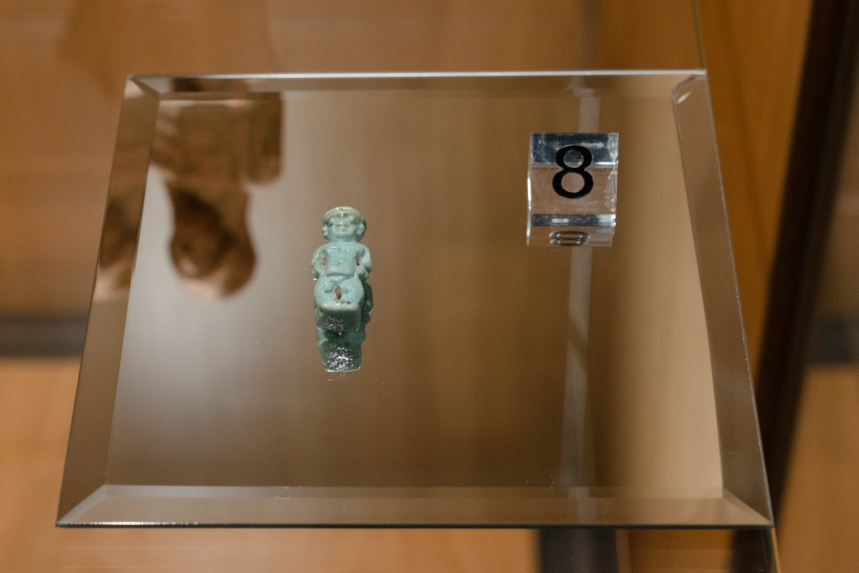
#> input picture assets/images/035A6983.jpg, 2576 x 1718 px (shown at 1/3 size); its folder holds only this picture in this run
$ python make-responsive-images.py
#> lines starting #> are read from the running program, lines starting #| are printed output that depends on the picture
#!/usr/bin/env python3
"""Create smaller WebP copies of the exhibition photos so each screen downloads only the size it needs.

How it works
  - It reads every .jpg, .jpeg and .png file in assets/images/ (the originals are never changed or renamed).
  - For each photo it writes WebP copies at several widths into assets/images/responsive/.
  - It writes _data/responsive_images.json, which the site templates read to build the "srcset" attribute.
  - The photo viewer still loads the ORIGINAL file when a visitor zooms in.
  - Empty (0 KB) placeholder files and very small images are skipped. They keep using the original file.

Usage (run it from the repository root, again whenever photos are added or replaced):
    pip install Pillow
    python scripts/make-responsive-images.py

Options:
    --quality 85      WebP quality, 1-100 (default 85; photos stay sharp at 80-90)
    --max-width 2400  widest copy to create (a copy is never wider than its original)
    --force           rebuild every copy, even if it looks up to date
"""

import argparse
import json
import re
import sys
from pathlib import Path

try:
    from PIL import Image, ImageOps
except ImportError:
    sys.exit("Pillow is required. Install it with:  pip install Pillow")

ROOT = Path(__file__).resolve().parent.parent
SOURCE_DIR = ROOT / "assets" / "images"
OUTPUT_DIR = SOURCE_DIR / "responsive"
MANIFEST = ROOT / "_data" / "responsive_images.json"
URL_PREFIX = "/assets/images/"

SOURCE_EXTENSIONS = {".jpg", ".jpeg", ".png"}
STANDARD_WIDTHS = [240, 480, 640, 800, 1200, 1600, 2400]
MIN_ORIGINAL_WIDTH = 640  # smaller originals are already light enough to use as they are


def widths_for(original_width, max_width):
    """Widths to create: the standard steps below the cap, plus the cap itself (never upscaled)."""
    cap = min(original_width, max_width)
    return sorted({w for w in STANDARD_WIDTHS if w < cap} | {cap})


def slug_for(relative_path):
    """File-name-safe version of the path (no spaces), used only for the copies."""
    stem = relative_path.with_suffix("").as_posix()
    return re.sub(r"[^A-Za-z0-9._-]+", "-", stem).strip("-")


def prepare(image):
    """Apply the EXIF rotation and make sure the colour mode can be saved as WebP."""
    icc_profile = image.info.get("icc_profile")
    image = ImageOps.exif_transpose(image)
    if image.mode == "P":
        image = image.convert("RGBA" if "transparency" in image.info else "RGB")
    elif image.mode not in ("RGB", "RGBA"):
        image = image.convert("RGB")
    return image, icc_profile


def format_kb(size):
    return f"{size / 1024:.0f} KB"


def main():
    parser = argparse.ArgumentParser(description="Create responsive WebP copies of the exhibition photos.")
    parser.add_argument("--quality", type=int, default=85, help="WebP quality 1-100 (default 85)")
    parser.add_argument("--max-width", type=int, default=2400, help="widest copy in pixels (default 2400)")
    parser.add_argument("--force", action="store_true", help="rebuild every copy")
    args = parser.parse_args()

    if not SOURCE_DIR.is_dir():
        sys.exit(f"Folder not found: {SOURCE_DIR}")

    OUTPUT_DIR.mkdir(parents=True, exist_ok=True)
    manifest = {}
    used_slugs = {}
    kept_files = set()
    created = skipped = empty = 0

    sources = sorted(
        path
        for path in SOURCE_DIR.rglob("*")
        if path.is_file() and path.suffix.lower() in SOURCE_EXTENSIONS and OUTPUT_DIR not in path.parents
    )

    for source in sources:
        relative = source.relative_to(SOURCE_DIR)
        label = relative.as_posix()

        if source.stat().st_size == 0:
            empty += 1  # reported once in the summary
            continue

        try:
            with Image.open(source) as opened:
#> opened is the input picture: PIL image 2576x1718 RGB; mean R, G, B 120.1, 88.7, 57
                image, icc_profile = prepare(opened)
        except Exception as error:  # a damaged file must not stop the other photos
            print(f"skip   {label}  (cannot read: {error})")
            skipped += 1
            continue

        width, height = image.size
#> width = 2576; height = 1718
        if width < MIN_ORIGINAL_WIDTH:
            print(f"skip   {label}  ({width}px wide: already small, the original is used)")
            skipped += 1
            continue

        slug = slug_for(relative)
        if slug in used_slugs:
            sys.exit(f"Two photos would share the copy name '{slug}': {used_slugs[slug]} and {label}. Rename one.")
        used_slugs[slug] = label

        widths = widths_for(width, args.max_width)
#> widths = [240, 480, 640, 800, 1200, 1600, 2400]
        sizes = []
        for target in widths:
            output = OUTPUT_DIR / f"{slug}-{target}.webp"
            kept_files.add(output.name)
            up_to_date = output.exists() and output.stat().st_mtime >= source.stat().st_mtime
            if up_to_date and not args.force:
                sizes.append(format_kb(output.stat().st_size))
                continue
            target_height = max(1, round(height * target / width))
            resized = image if target == width else image.resize((target, target_height), Image.Resampling.LANCZOS)
            save_options = {"quality": args.quality, "method": 6}
            if icc_profile:
                save_options["icc_profile"] = icc_profile
            resized.save(output, "WEBP", **save_options)
            sizes.append(format_kb(output.stat().st_size))
            created += 1
#> this loop made 7 passes
#> pass 1, in main, `resized = image if target == width else image.resize((target, target_h..`:
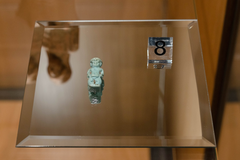
#> resized: PIL image 240x160 RGB; mean R, G, B 120.1, 88.7, 57
#> pass 2, in main, `resized = image if target == width else image.resize((target, target_h..`:
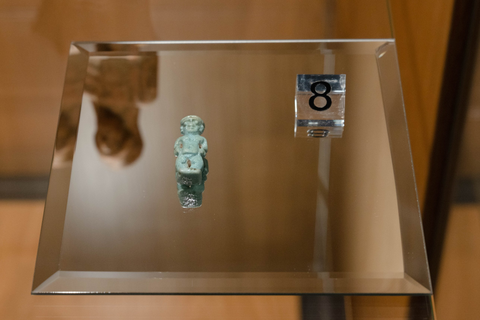
#> resized: PIL image 480x320 RGB; mean R, G, B 120.1, 88.7, 57
#> after the loop, created = 7; kept_files = 7 items; sizes = ['4 KB', '9 KB', '13 KB', '17 KB', '32 KB', '67 KB', '229 KB']

        manifest[URL_PREFIX + label] = {
            "w": width,
            "h": height,
            "base": f"{URL_PREFIX}responsive/{slug}",
            "widths": widths,
        }
        print(f"ok     {label}  {width}x{height}, {format_kb(source.stat().st_size)} -> " + ", ".join(
            f"{w}w {s}" for w, s in zip(widths, sizes)
        ))
#| ok     035A6983.jpg  2576x1718, 518 KB -> 240w 4 KB, 480w 9 KB, 640w 13 KB, 800w 17 KB, 1200w 32 KB, 1600w 67 KB, 2400w 229 KB

    # Remove copies whose original no longer exists or is no longer converted.
    removed = 0
    for old in OUTPUT_DIR.glob("*.webp"):
        if old.name not in kept_files:
            old.unlink()
            removed += 1

    MANIFEST.parent.mkdir(parents=True, exist_ok=True)
    MANIFEST.write_text(json.dumps(manifest, indent=1, ensure_ascii=False, sort_keys=True) + "\n", encoding="utf-8")

    print(
        f"\nDone: {len(manifest)} photo(s) with responsive copies, {created} file(s) written, "
        f"{skipped} skipped, {empty} empty placeholder file(s) ignored, {removed} stale file(s) removed.\nManifest: {MANIFEST.relative_to(ROOT)}"
    )
#| Done: 1 photo(s) with responsive copies, 7 file(s) written, 0 skipped, 0 empty placeholder file(s) ignored, 1 stale file(s) removed.
#| Manifest: _data/responsive_images.json


if __name__ == "__main__":
    main()
